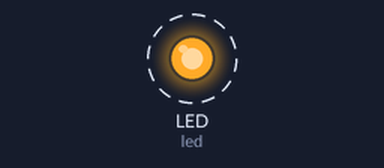
This program was run on a simulated Raspberry Pi (BCM pin numbers). Parts: output pins drawn as LEDs (lit = HIGH). Dashed ring = blinking.

Above: at 0.5 s.
Timing chart, 0 to 4.6 s (numbered marks = the images above):
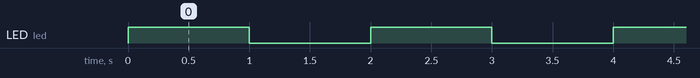

The program:

ledBlink.py
```python
# type: ignore

import board
import digitalio
from time import sleep

led = digitalio.DigitalInOut(board.LED)
led.direction = digitalio.Direction.OUTPUT

while True:
    led.value = True
    sleep(1)
    led.value = False
    sleep(1)
```

Measured:
- by itself, LED (led): alternates HIGH for 1.0 s and LOW for 1.0 s
